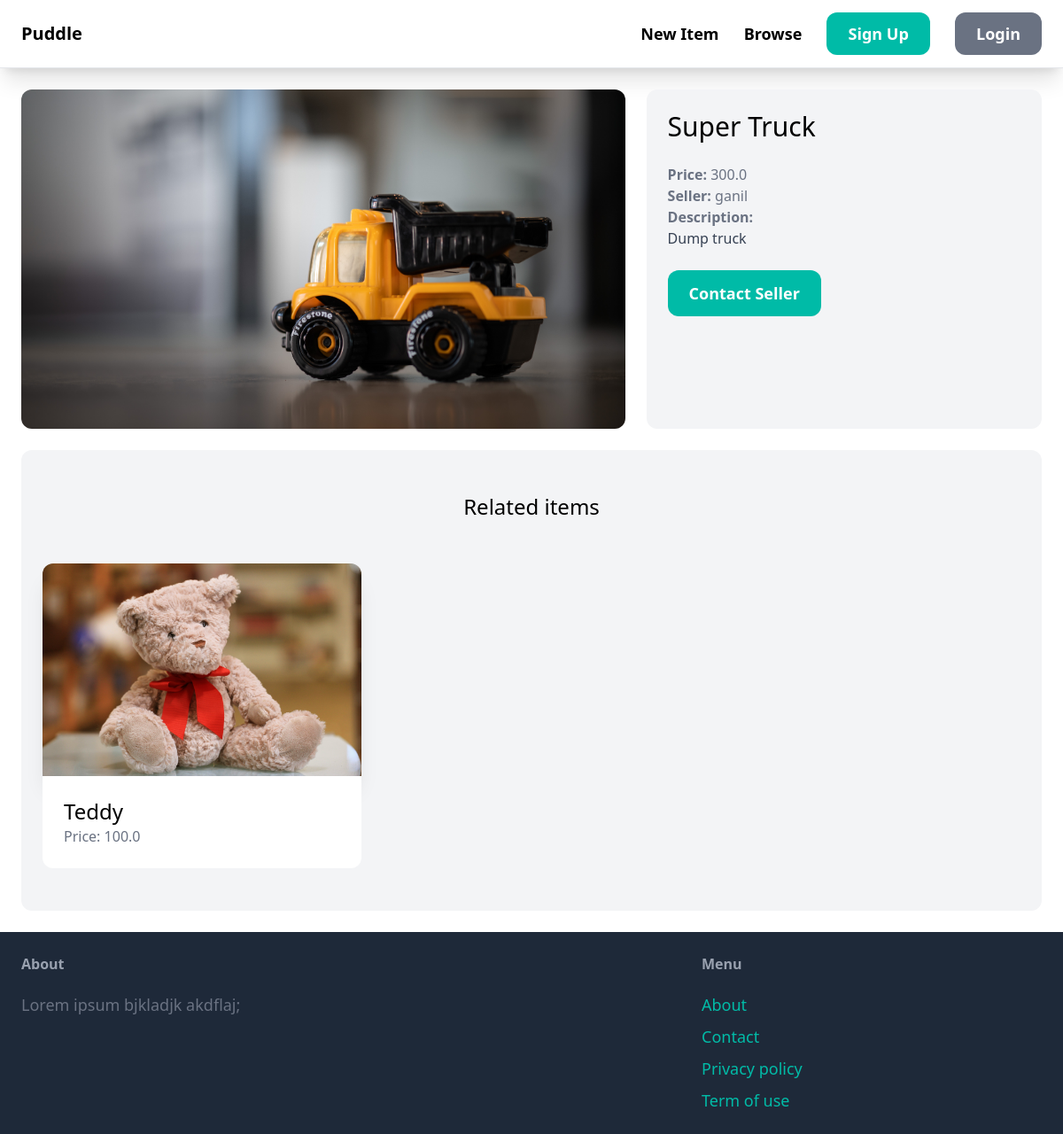
The page /items/3 on the database as committed earlier.
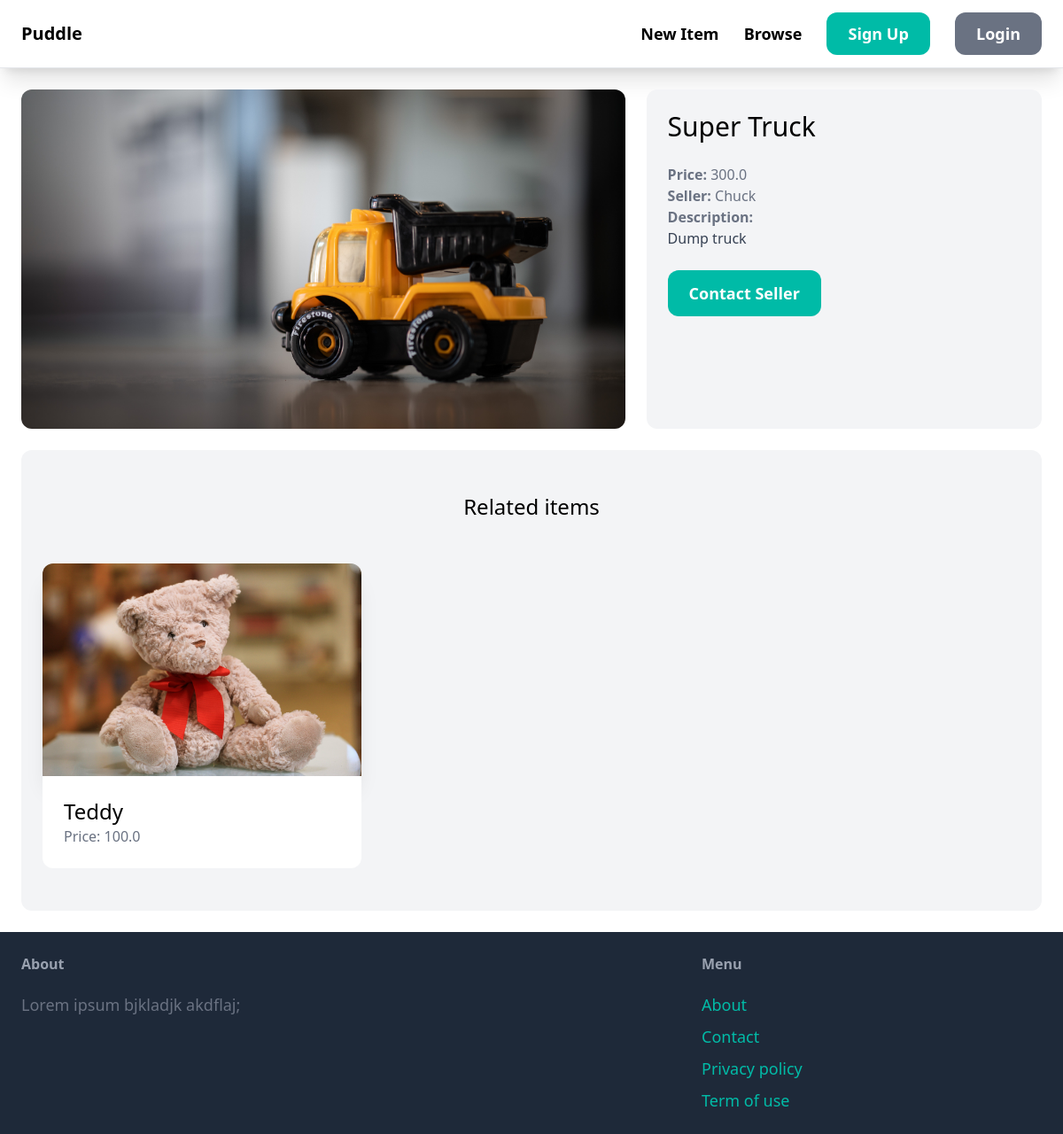
The same page on the database as committed later.
### item/models.py (models this page shows, shortened)
class Item(models.Model):
   category = models.ForeignKey(Category, related_name='items', on_delete=models.CASCADE)
   name = models.CharField(max_length=255)
   description = models.TextField(blank=True, null=True)
   price = models.FloatField()
   image = models.ImageField(upload_to='item_images', blank=True, null=True)
   is_sold = models.BooleanField(default=False)
   created_by = models.ForeignKey(User, related_name='items', on_delete=models.CASCADE)
   created_at = models.DateTimeField(auto_now_add=True)

### item/views.py (the view)
# urls.py: path("<int:pk>", views.detail, name="detail"),
def detail(request, pk):
    item = get_object_or_404(Item, pk=pk)  # Fetch the item by primary key or return 404
    related_items = Item.objects.filter(category=item.category, is_sold=False).exclude(pk=pk)[0:3]
    return render(
        request,
        "item/detail.html",
        {
            "item": item,
            "related_items": related_items,
        },
    )

### item/templates/item/detail.html (shortened to what this page needs)
{% extends 'core/base.html' %}
{% block content %}
<div class="grid grid-cols-5 gap-6">
  <div class="col-span-3">
    <img src="{{ item.image.url }}" class="rounded-xl" alt=""/>
  </div>
  <div class="col-span-2 p-6 bg-gray-100 rounded-xl">
    <h1 class="mb-6 text-3xl">{{ item.name}}</h1>
    <p class="text-gray-500"><strong>Price: </strong>{{item.price}}</p>
    <p class="text-gray-500"><strong>Seller: </strong>{{item.created_by.username}}</p>
    {% if item.description%}
      <p class="text-gray-700">
        <strong class="text-gray-500">Description: </strong><br>
        {{ item.description }}
      </p>
    {% endif%}
    {% if request.user == item.created_by %}
      <div class="mt-6 p-6 bg-white rounded-xl">
        <p>This is your item!</p>
        <a href="{% url 'item:edit' item.id%}" class="inline-block mt-6 px-6 py-3 text-lg font-semibold bg-teal-500 hover:bg-teal-700 text-white rounded-xl cursor-pointer">Edit</a>
        <a href="{% url 'item:delete' item.id %}" class="inline-block mt-6 px-6 py-3 text-lg font-semibold bg-red-500 hover:bg-red-700 text-white rounded-xl cursor-pointer">Delete</a>
      </div>
    {% else %}
      <a href="{% url 'conversation:new' item.id %}" class="inline-block mt-6 px-6 py-3 text-lg font-semibold bg-teal-500 rounded-xl text-white hover:bg-teal-700 cursor-pointer">
        Contact Seller
      </a>
    {% endif %}
  </div>
</div>
<div class="mt-6 px-6 py-12 bg-gray-100 rounded-xl">
    <h2 class="mb-12 text-2xl text-center">Related items</h2>
    <div class="grid grid-cols-3 gap-3">
      {% for item in related_items %}
        <div>
          <a href="{% url 'item:detail' item.id%}">
            <img src="{{item.image.url}}" class="rounded-t-xl shadow-xl cursor-pointer" alt="">
            <div class="p-6 bg-white rounded-b-xl">
              <h2 class="text-2xl">{{ item.name }}</h2>
              <p class="text-gray-500">Price: {{ item.price }}</p>
            </div>
          </a>
        </div>
      {% endfor%}
    </div>
  </div>
{% endblock content %}

Rows that differ between the two databases and show on the page:
changed Item "Super Truck": created_by.username "ganil" → "Chuck"
